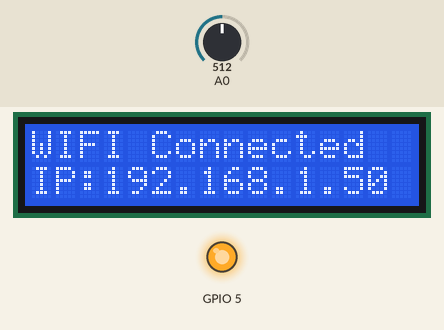
Recording of a sketch running on a simulated ESP8266 (NodeMCU). On the bench: 16×2 character LCD, output pins drawn as LEDs (lit = HIGH). The inputs (shaded band) are chosen by the test bench; at power-on: A0 = 512. WiFi joins after 1.5 s; servers stay silent unless stated; what the sketch prints to the serial monitor is not drawn.

Above: at 3.2 s.
At 9.3 s:
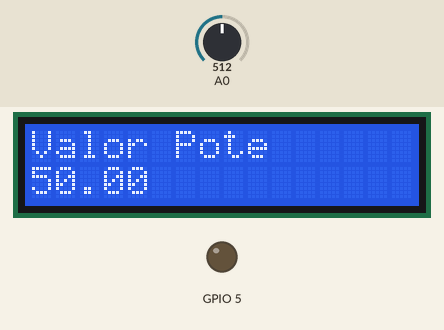
9.4 s: A0 set to 716
At 10.5 s:
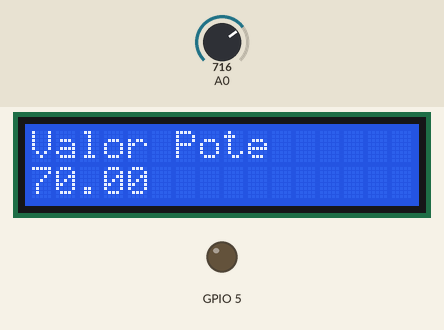
11.3 s: A0 set to 900
At 12.8 s:
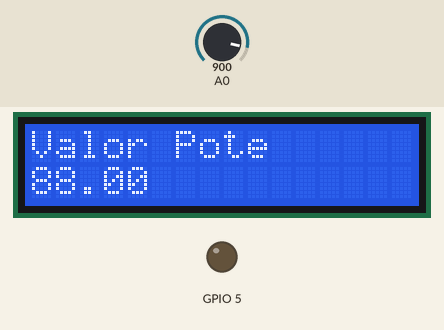
13.8 s: A0 set to 511
At 16.3 s:
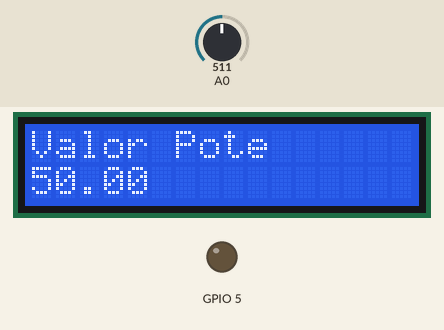
Timing chart, 0 to 17.8 s (numbered marks = the images above; inputs shaded):
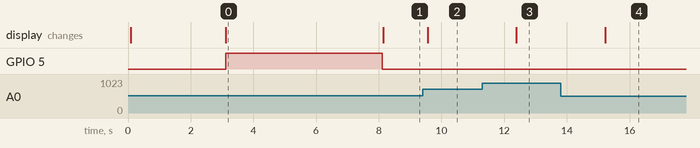

Measured:
- after the input at 9.4 s, the display: changes after 0.15 s (image 2)
- after the input at 11.3 s, the display: changes after 1.1 s (image 3)
- after the input at 13.8 s, the display: changes after 1.4 s (image 4)
- what the display in image 0 shows lasts 5.0 s, from 3.1 s to 8.1 s

The sketch:

DeviceHub.ino
```cpp
#include <ESP8266WiFi.h>
#include "floatToString.h"

//Lib LCD
#include <LiquidCrystal_I2C.h>
#include <Wire.h>
#include <LCD.h>


#define THIG_NAME "potenciometro"  // Put here your thing name
#define WIFISSID "Wideo"
#define PASSWORD "churnparamkt<5%"
#define DATO1 "Temp"
#define LATITUDE2 "-59.433917"
#define LATITUDE3 "-58.436917"
#define LATITUDE4 "-58.439917"

#define LONGITUDE2 "-40.596217"
#define LONGITUDE3 "-34.599217"
#define LONGITUDE4 "-34.600217"
int variable=0,positivo=0,decimal=0;
float tension = 0,coma=0,total=0;
String val;

String pubString, pubString2;
String longitude = "44.436069";
String latitude = "26.133531";
const char* host = "api.devicehub.net";//api.devicehub.net


int i=0;

// Set the LCD address to 0x27 for a 16 chars and 2 line display
LiquidCrystal_I2C lcd(0x27,20,4);

void POST (void);

void setup(){

    WiFi.begin(WIFISSID, PASSWORD);

    pinMode(5,OUTPUT);
    digitalWrite(5,LOW);
    Serial.begin(9600);
    delay(10);


    //Set LCD
    Wire.begin(2,0);
    lcd.begin(16,2);
    lcd.setBacklight(LCD_BACKLIGHT);
    lcd.home();
    lcd.print("IoT Example");
    delay(3000);


      //Put INFO Serial
    Serial.println("");
    Serial.println("WiFi connected");
    Serial.println("IP address: ");
    Serial.println(WiFi.localIP());

      //Put INFO LCD
    lcd.setCursor(0, 0);
    lcd.print("WIFI Connected");
    lcd.setCursor(0, 1);
    lcd.print("IP:"); // Start Print Test to Line 2
    lcd.print(WiFi.localIP());

    digitalWrite(5,HIGH);
    delay(5000);
    digitalWrite(5,LOW);
}

void loop(){


    variable = analogRead(A0);
    total = map(variable, 0, 1023, 0, 100);  // convertir a porcentaje

    val = String(total);
    //sprintf(val, "%f", total);
    //Put INFO LCD
    lcd.clear();
    lcd.setCursor(0, 0);
    lcd.print("Valor Pote");
    lcd.setCursor(0, 1);
    lcd.print(val);

    //mando datos a DeviceHub
    POST();

    switch(i)
    {case 5:  longitude = String(LONGITUDE2);
              latitude = String(LATITUDE2);
              break;
     case 10: longitude = String(LONGITUDE3);
              latitude = String(LATITUDE3);
              break;
     case 15: longitude = String(LONGITUDE4);
              latitude = String(LATITUDE4);
              i = 0;
              break;
     default: break;
     }
    i++;

}


void POST(){


  Serial.print("connecting to ");
  Serial.println(host);

  // Use WiFiClient class to create TCP connections
  WiFiClient client;
  const int httpPort = 80;
  if (!client.connect(host, httpPort)) {
    Serial.println("connection failed");
    return;
  }

  // We now create a URI for the request
  Serial.print("Requesting POST: ");
  // Send request to the server:

  pubString2 = "{\"value\": " + String(total) + "}";
  String pubStringLength2 = String(pubString2.length(), DEC);

  client.println("POST /v2/project/12282/device/6e53622e-1704-4f50-bd54-6fcc9ba40d81/sensor/Pote_Sensor/data HTTP/1.1");
  client.println("Host: api.devicehub.net");
  client.print("X-ApiKey: 3d184fa2-01a1-417b-a9d7-d1585e186f06\r\n"); // Get this from DeviceHub.net
  client.println("Content-Type: application/json");
  client.println("Connection: close");
  client.print("Content-Length: ");
  client.println(pubStringLength2);
  client.println();
  client.print(pubString2);
  client.println();
  delay(500); // Can be changed

  client.stop();

  if (!client.connect(host, httpPort)) {
    Serial.println("connection failed");
    return;
  }

  pubString = "{\"value\": {\"type\": \"Feature\", \"properties\": {}, \"geometry\": { \"type\": \"Point\", \"coordinates\": [" + latitude + ", " + longitude + "] } } }";
  String pubStringLength = String(pubString.length(), DEC);

  client.println("POST /v2/project/12282/device/6e53622e-1704-4f50-bd54-6fcc9ba40d81/sensor/Ubicacion2/data HTTP/1.1");
  client.println("Host: api.devicehub.net");
  client.print("X-ApiKey: 3d184fa2-01a1-417b-a9d7-d1585e186f06\r\n"); // Get this from DeviceHub.net
  client.println("Content-Type: application/json");
  client.println("Connection: close");
  client.print("Content-Length: ");
  client.println(pubStringLength);
  client.println();
  client.print(pubString);
  client.println();
  delay(500);
  client.stop();


  // Read all the lines of the reply from server and print them to Serial
 /* while (client.available()) {
    String line = client.readStringUntil('\r');
    Serial.print(line);
  }
  Serial.println();
  Serial.println("closing connection");
*/}
```

floatToString.h
```cpp
// floatToString.h
//
// Tim Hirzel
// tim@growdown.com
// March 2008
// float to string
//
// If you don't save this as a .h, you will want to remove the default arguments
//     uncomment this first line, and swap it for the next.  I don't think keyword arguments compile in .pde files

//char * floatToString(char * outstr, float value, int places, int minwidth=, bool rightjustify) {
char * floatToString(char * outstr, float value, int places, int minwidth=0, bool rightjustify=false) {
    // this is used to write a float value to string, outstr.  oustr is also the return value.
    int digit;
    float tens = 0.1;
    int tenscount = 0;
    int i;
    float tempfloat = value;
    int c = 0;
    int charcount = 1;
    int extra = 0;
    // make sure we round properly. this could use pow from <math.h>, but doesn't seem worth the import
    // if this rounding step isn't here, the value  54.321 prints as 54.3209

    // calculate rounding term d:   0.5/pow(10,places)
    float d = 0.5;
    if (value < 0)
        d *= -1.0;
    // divide by ten for each decimal place
    for (i = 0; i < places; i++)
        d/= 10.0;
    // this small addition, combined with truncation will round our values properly
    tempfloat +=  d;

    // first get value tens to be the large power of ten less than value
    if (value < 0)
        tempfloat *= -1.0;
    while ((tens * 10.0) <= tempfloat) {
        tens *= 10.0;
        tenscount += 1;
    }

    if (tenscount > 0)
        charcount += tenscount;
    else
        charcount += 1;

    if (value < 0)
        charcount += 1;
    charcount += 1 + places;

    minwidth += 1; // both count the null final character
    if (minwidth > charcount){
        extra = minwidth - charcount;
        charcount = minwidth;
    }

    if (extra > 0 and rightjustify) {
        for (int i = 0; i< extra; i++) {
            outstr[c++] = ' ';
        }
    }

    // write out the negative if needed
    if (value < 0)
        outstr[c++] = '-';

    if (tenscount == 0)
        outstr[c++] = '0';

    for (i=0; i< tenscount; i++) {
        digit = (int) (tempfloat/tens);
        itoa(digit, &outstr[c++], 10);
        tempfloat = tempfloat - ((float)digit * tens);
        tens /= 10.0;
    }

    // if no places after decimal, stop now and return

    // otherwise, write the point and continue on
    if (places > 0)
    outstr[c++] = '.';


    // now write out each decimal place by shifting digits one by one into the ones place and writing the truncated value
    for (i = 0; i < places; i++) {
        tempfloat *= 10.0;
        digit = (int) tempfloat;
        itoa(digit, &outstr[c++], 10);
        // once written, subtract off that digit
        tempfloat = tempfloat - (float) digit;
    }
    if (extra > 0 and not rightjustify) {
        for (int i = 0; i< extra; i++) {
            outstr[c++] = ' ';
        }
    }


    outstr[c++] = '\0';
    return outstr;
}
```
